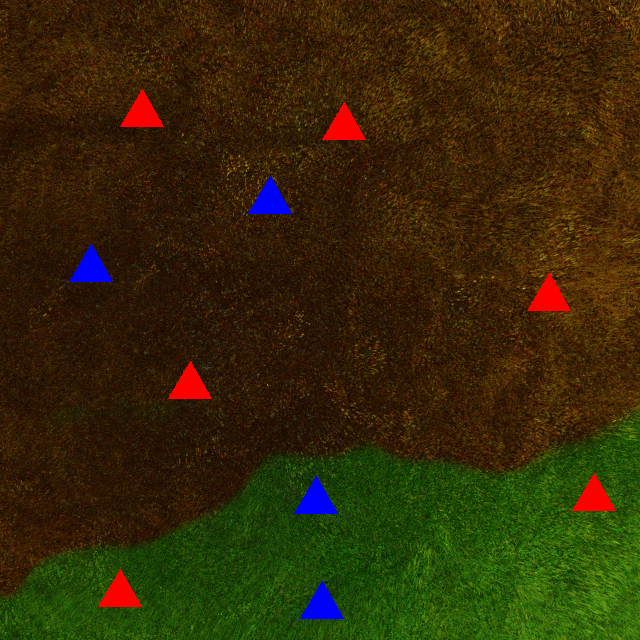
#> input picture 1.png, 640 x 640 px
$ jupyter execute --allow-errors FINAL.ipynb
#> lines starting #> are read from the running program, lines starting #| are printed output that depends on the picture; after the words box and inside, x2 and y2 are one past the last pixel; in counts of white or black regions, pixels touching at a corner belong together; long printed decimals are rounded
#> further down, image is the input picture: shape (640, 640, 3); mean B, G, R 7.3, 41.1, 52.4
#> `mask_red = cv2.inRange(hsv_image, lower_red, upper_red)`:
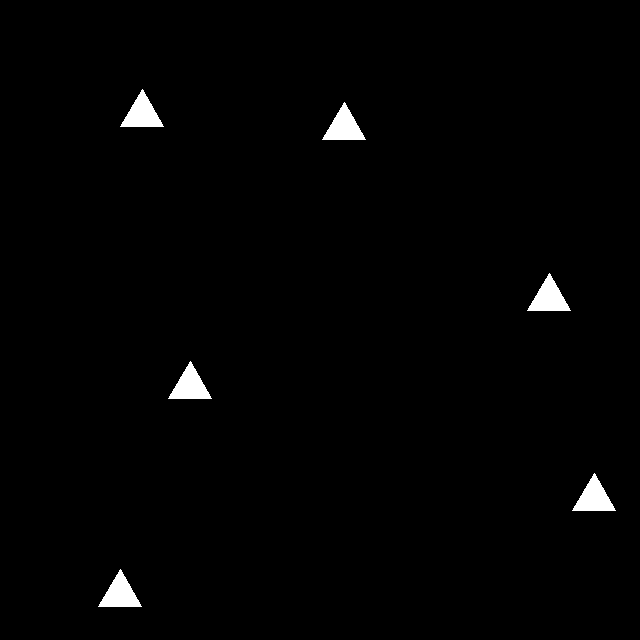
#> mask_red: shape (640, 640); 1.3% white; 6 white regions, box (x1, y1, x2, y2) and area: (120, 89, 164, 127) 855, (322, 102, 366, 140) 855, (527, 273, 571, 311) 855, (168, 361, 212, 399) 855, (572, 473, 616, 511) 855, (98, 569, 142, 607) 855
#> `mask_blue = cv2.inRange(hsv_image, lower_blue, upper_blue)`:
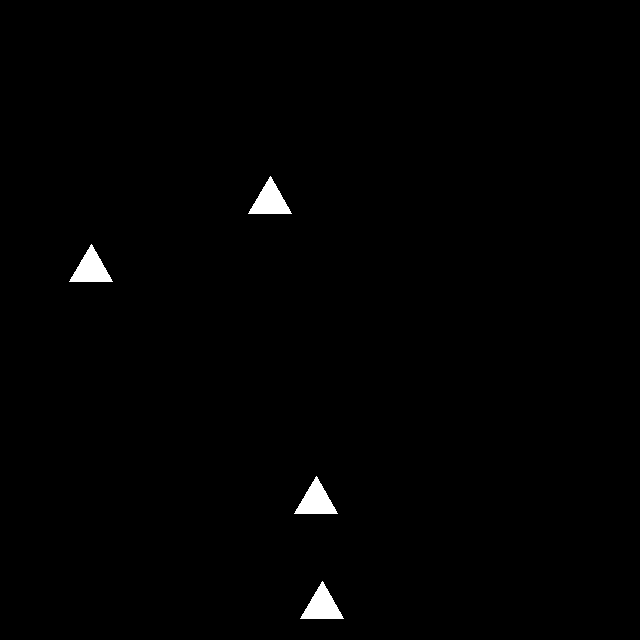
#> mask_blue: shape (640, 640); 0.83% white; 4 white regions, box (x1, y1, x2, y2) and area: (248, 176, 292, 214) 855, (69, 244, 113, 282) 855, (294, 476, 338, 514) 855, (300, 581, 344, 619) 855
#> `mask_brown = cv2.inRange(hsv_image, lower_brown, upper_brown)`:
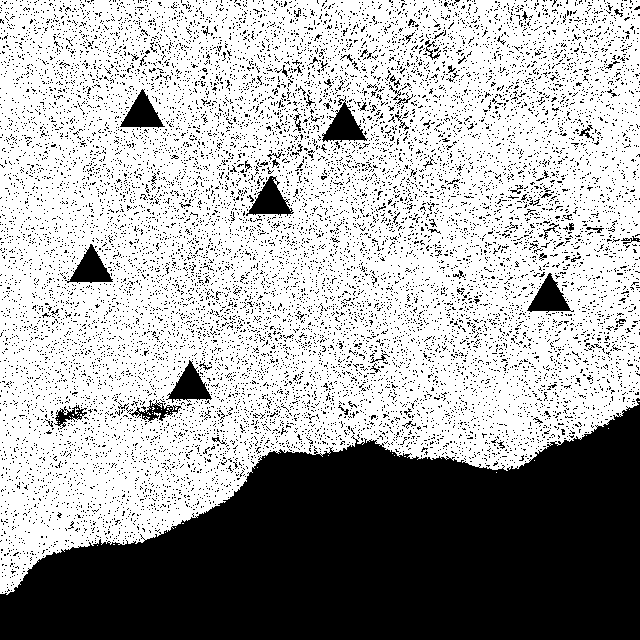
#> mask_brown: shape (640, 640); 66.1% white; 13849 black regions (13770 under 20 px), largest, box (x1, y1, x2, y2) and area: (0, 398, 640, 640) 99689, (322, 96, 368, 142) 936, (246, 176, 294, 216) 920
#> `mask_green = cv2.inRange(hsv_image, lower_green, upper_green)`:
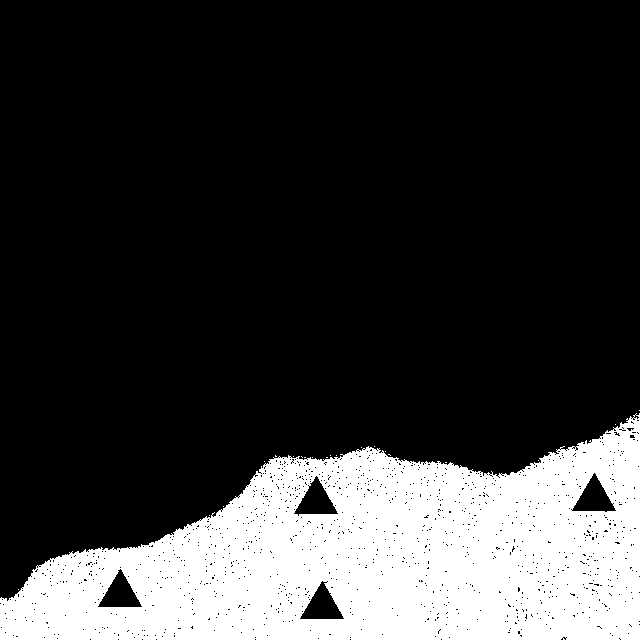
#> mask_green: shape (640, 640); 22.1% white; 21 white regions (20 under 20 px)
[cell 1]
import cv2
import numpy as np

# The paths of all the images
image_paths = ['1.png', '2.png', '3.png', '4.png', '5.png', '6.png', '7.png', '8.png', '9.png', '10.png', '11.png']

[cell 2]
# Ranges for the Masks
lower_red = np.array([0,255,255]) # Range of masks for the red houses
upper_red = np.array([10,255,255])

lower_blue = np.array([100,255,255]) # Range of masks for the blue houses
upper_blue = np.array([140,255,255])

lower_brown = np.array([10, 100, 20]) # Range of masks for the burnt grass
upper_brown = np.array([20, 255, 200])

lower_green = np.array([40, 40, 40]) # Range of masks for the unburnt grass
upper_green = np.array([70, 255, 255])

[cell 3]
# necessary user defined functions
# [5 lines left out: function image_out, not called in this run]

[cell 4]
def count_houses(mask):
    contours, _ = cv2.findContours(mask, cv2.RETR_TREE, cv2.CHAIN_APPROX_SIMPLE)
#> contours = 1299 contours, 1291 with area under 20; largest, box (x1, y1, x2, y2) and area: (0, 413, 640, 640) 94936, (293, 475, 339, 517) 924, (299, 580, 345, 620) 922, (168, 361, 212, 399) 796, (527, 273, 571, 311) 796, (322, 102, 366, 140) 796, (120, 89, 164, 127) 796, (626, 427, 635, 432) 20
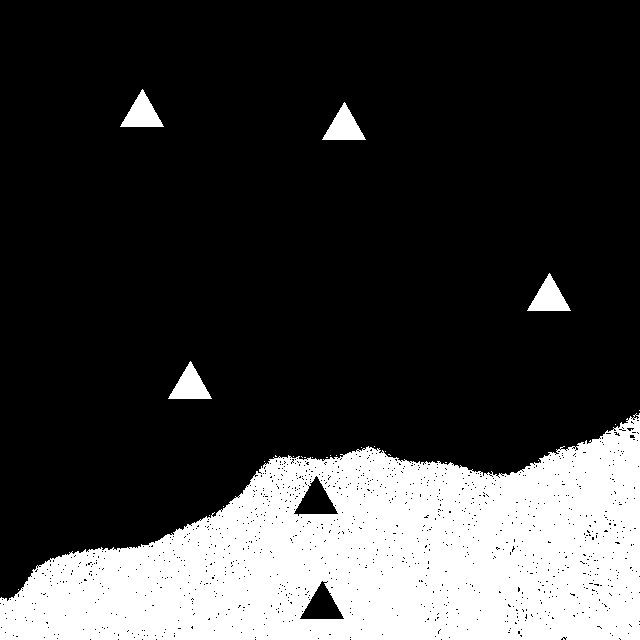
#> mask: shape (640, 640); 23.4% white; 25 white regions (20 under 20 px)
    house_count = 0

    # Loop over the contours to identify triangles
    for contour in contours:
        # Approximate the contour to reduce the number of points
        epsilon = 0.005* cv2.arcLength(contour, True)
        approx = cv2.approxPolyDP(contour, epsilon, True)

        # If the approximated contour has 3 vertices, it's a triangle
        if len(approx) == 3:
            house_count += 1
#> this loop made 1299 passes
#> (epsilon, approx) on passes 1 to 8: (0, [[18, 589]]), (0, [[209, 515]]), (0, [[223, 506]]), (0.01, [[445, 462], [446, 462]]), (0, [[264, 461]]), (0, [[538, 460]]), (0.01, [[326, 457], [327, 457]]), (0, [[312, 457]])
#> after the loop, house_count = 5

    return house_count

[cell 5]
# Some other constants

results = [] # list in which all the final results will be stored
image_counter = 1 # this variable keeps track of which image is being processed

#> (a cell that did not finish here is left out)

#> in count_houses (call 2), `contours, _ = cv2.findContours(mask, cv2.RETR_TREE, cv2.CHAIN_APPROX_S..`: contours = 17797 contours, 17672 with area under 20; largest, box (x1, y1, x2, y2) and area: (0, 0, 640, 595) 308378, (245, 175, 295, 217) 974, (66, 243, 114, 284) 938, (98, 569, 142, 607) 796, (572, 473, 616, 511) 796
#> in count_houses (call 2), `contours, _ = cv2.findContours(mask, cv2.RETR_TREE, cv2.CHAIN_APPROX_S..`:
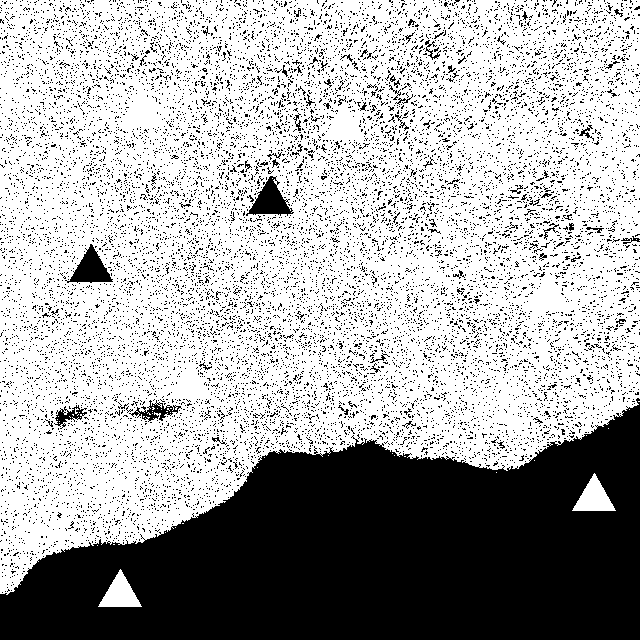
#> mask: shape (640, 640); 67.4% white; 13903 black regions (13827 under 20 px)
#> the loop in count_houses (call 2), `for contour in contours:` made 17797 passes
#> (epsilon, approx) on passes 1 to 8: (0.674, [[120, 569], [98, 606], [141, 606]]), (0, [[97, 545]]), (0.01, [[113, 544], [114, 544]]), (0, [[165, 532]]), (0, [[175, 527]]), (0.01, [[182, 523], [183, 523]]), (0.674, [[594, 473], [572, 510], [615, 510]]), (0, [[496, 472]])
#> after the loop in count_houses (call 2), `for contour in contours:`: house_count = 4

    blue_b = count_houses(mask_blue + mask_green)
#> in count_houses (call 3), `contours, _ = cv2.findContours(mask, cv2.RETR_TREE, cv2.CHAIN_APPROX_S..`: contours = 1301 contours, 1295 with area under 20; largest, box (x1, y1, x2, y2) and area: (0, 413, 640, 640) 94936, (97, 568, 143, 608) 917, (571, 472, 617, 513) 916, (69, 244, 113, 282) 796, (248, 176, 292, 214) 796, (626, 427, 635, 432) 20
#> in count_houses (call 3), `contours, _ = cv2.findContours(mask, cv2.RETR_TREE, cv2.CHAIN_APPROX_S..`:
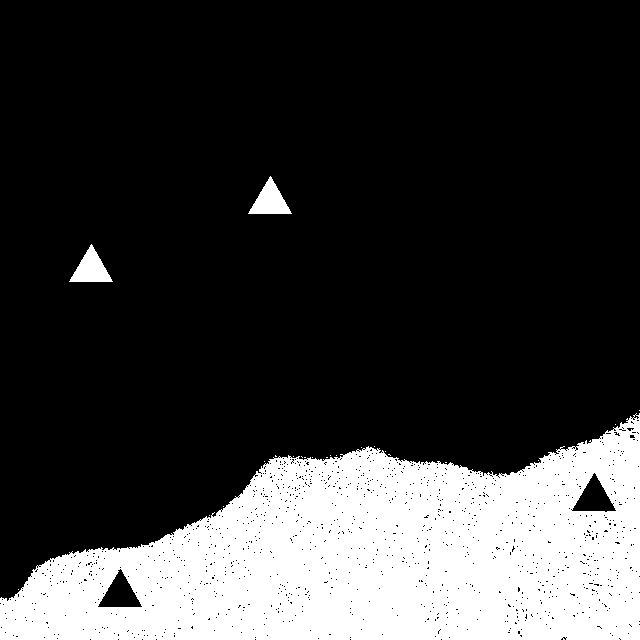
#> mask: shape (640, 640); 23% white; 23 white regions (20 under 20 px)
#> the loop in count_houses (call 3), `for contour in contours:` made 1301 passes
#> after the loop in count_houses (call 3), `for contour in contours:`: house_count = 3
    blue_ub  = blue_b = count_houses(mask_blue + mask_brown)
#> in count_houses (call 4), `contours, _ = cv2.findContours(mask, cv2.RETR_TREE, cv2.CHAIN_APPROX_S..`: contours = 17773 contours, 17645 with area under 20; largest, box (x1, y1, x2, y2) and area: (0, 0, 640, 595) 308378, (321, 101, 368, 143) 968, (167, 359, 213, 404) 954, (526, 272, 572, 313) 932, (119, 88, 166, 129) 924
#> in count_houses (call 4), `contours, _ = cv2.findContours(mask, cv2.RETR_TREE, cv2.CHAIN_APPROX_S..`:
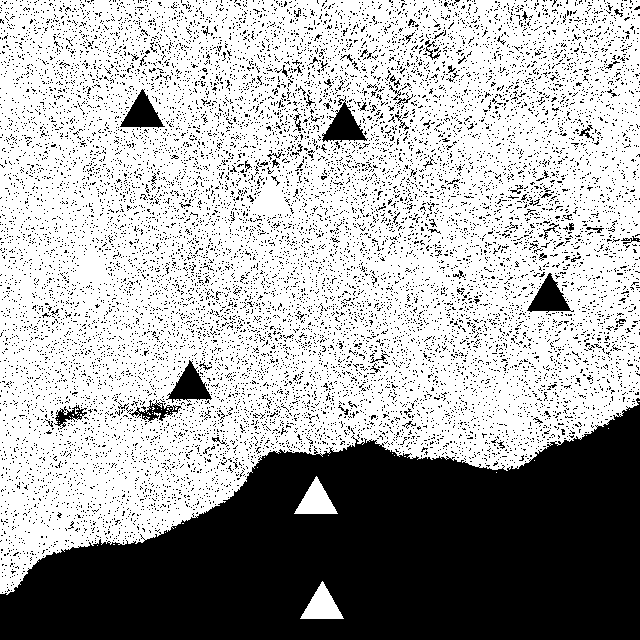
#> mask: shape (640, 640); 67% white; 13876 black regions (13798 under 20 px), largest, box (x1, y1, x2, y2) and area: (0, 398, 640, 640) 97979, (322, 96, 368, 142) 936, (166, 360, 212, 403) 897
#> the loop in count_houses (call 4), `for contour in contours:` made 17773 passes
#> after the loop in count_houses (call 4), `for contour in contours:`: house_count = 4
#> `n_house = [red_b+blue_b,red_ub+blue_ub]`: n_house = [9, 8]
#> `priority_b = 1*red_b + 2*blue_b`: priority_b = 13
#> `priority_ub = 1*red_ub + 2*blue_ub`: priority_ub = 12
#> `ratio = priority_b/priority_ub`: ratio = 1.08
#> `output_image[mask_brown != 0] = [13, 218, 253]`:
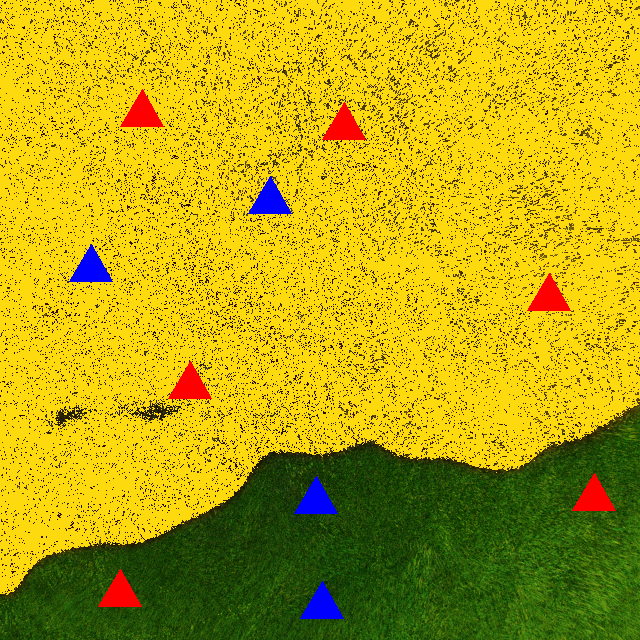
#> output_image: shape (640, 640, 3); mean B, G, R 12.9, 165.8, 184.3
#> `output_image[mask_green != 0] = [255, 255, 0]`:
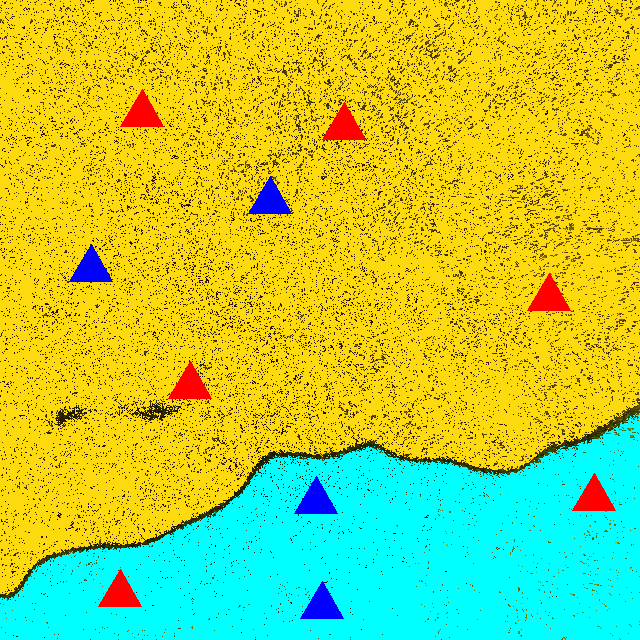
#> output_image: shape (640, 640, 3); mean B, G, R 67.9, 204.8, 176.3
#> pass 2 of the loop `for path in image_paths:`:
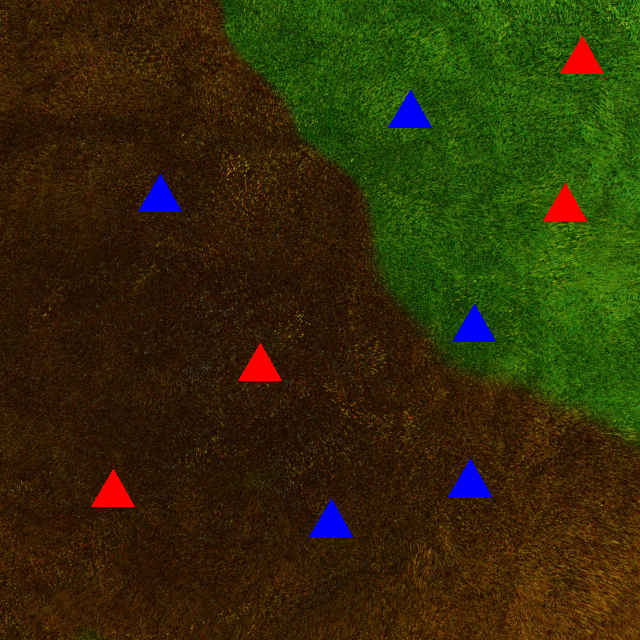
#> input picture 2.png, 640 x 640 px
#> image is the input picture: shape (640, 640, 3); mean B, G, R 8.1, 44.6, 49.8
#> `mask_red = cv2.inRange(hsv_image, lower_red, upper_red)`:
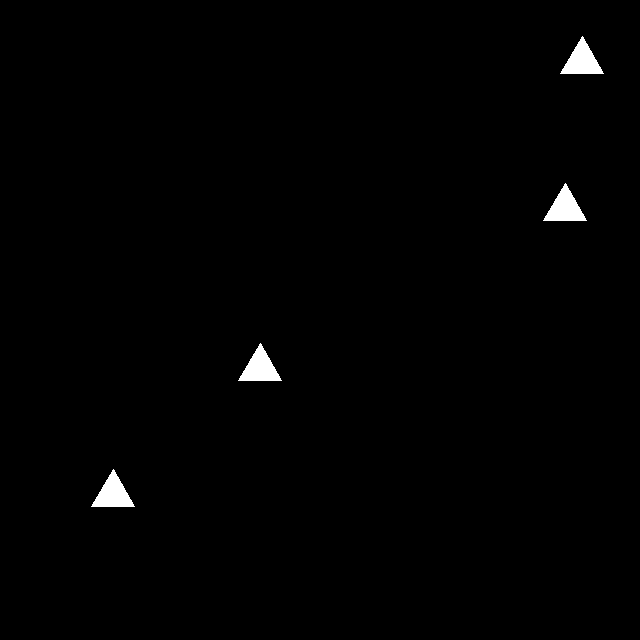
#> mask_red: shape (640, 640); 0.83% white; 4 white regions, box (x1, y1, x2, y2) and area: (560, 36, 604, 74) 855, (543, 183, 587, 221) 855, (238, 343, 282, 381) 855, (91, 469, 135, 507) 855
#> contours = 1259 contours, 1252 with area under 20; largest, box (x1, y1, x2, y2) and area: (220, 0, 640, 440) 116076, (387, 89, 433, 129) 921, (451, 303, 497, 344) 918, (91, 469, 135, 507) 796, (238, 343, 282, 381) 796, (551, 279, 559, 286) 26, (557, 285, 565, 291) 20
#> red_b = 2
#> contours = 15820 contours, 15763 with area under 20; largest, box (x1, y1, x2, y2) and area: (0, 0, 640, 640) 285521, (133, 173, 183, 216) 963, (308, 498, 354, 539) 946, (447, 457, 493, 500) 944, (543, 183, 587, 221) 796
#> `output_image[mask_green != 0] = [255, 255, 0]`:
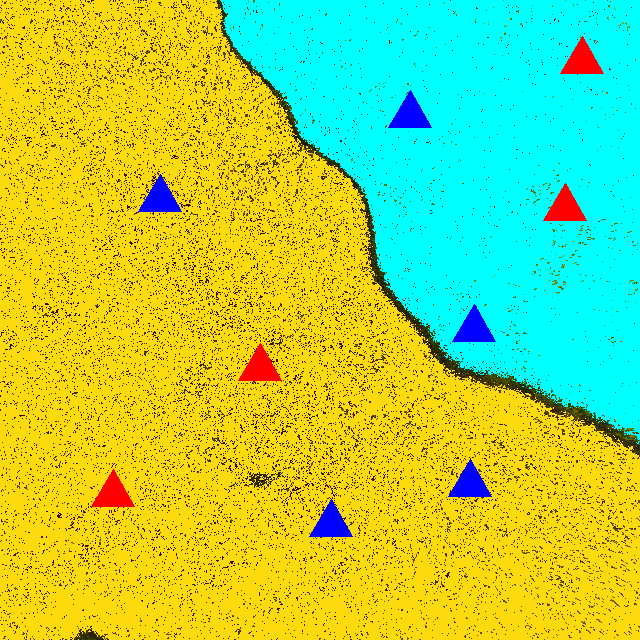
#> output_image: shape (640, 640, 3); mean B, G, R 80.9, 209.2, 165
#> pass 3 of the loop `for path in image_paths:`:
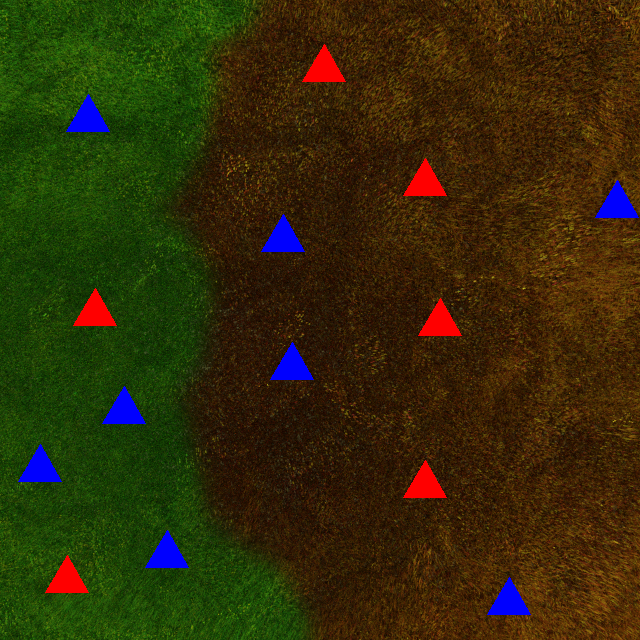
#> input picture 3.png, 640 x 640 px
#> image is the input picture: shape (640, 640, 3); mean B, G, R 9.4, 44, 50.8
#> `output_image[mask_green != 0] = [255, 255, 0]`:
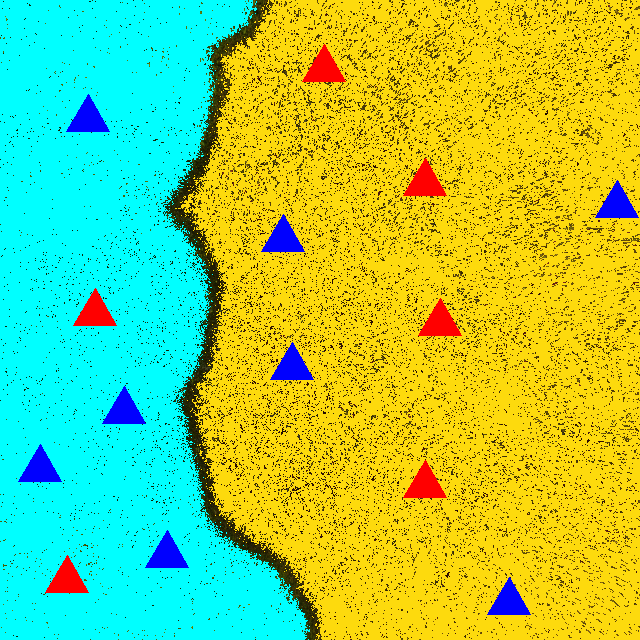
#> output_image: shape (640, 640, 3); mean B, G, R 92.5, 205.6, 149.2

    n_house = [red_b+blue_b,red_ub+blue_ub]

    priority_b = 1*red_b + 2*blue_b
    priority_ub = 1*red_ub + 2*blue_ub

    ratio = priority_b/priority_ub

    results.append([f'image {image_counter}', n_house, [priority_b, priority_ub], ratio])
    image_counter += 1

    output_image = image.copy()
    output_image[mask_brown != 0] = [13, 218, 253]  # Overlay burnt grass in yellow
    output_image[mask_green != 0] = [255, 255, 0]  # Overlay unburnt grass in cyan
    output_image_path = path.split('.')[0] + '_output.png'
    cv2.imwrite(output_image_path, output_image)

[cell 7]
n_houses = [i[1] for i in results]
priority_houses = [i[2] for i in results]
priority_ratio = [i[3] for i in results]

priority_dict = {x[0]:x[3] for x in results}
sorted_dict = {k: v for k, v in sorted(priority_dict.items(), key=lambda item: item[1])}
image_by_rescue_ratio = [k for k in sorted_dict]

print(f'''
Number of Houses in Burnt and Unburnt grass in each image:
{n_houses}
Priority of Houses in Burnt and Unburnt grass in each image:
{priority_houses}
Priority Ratio of Houses in Burnt and Unburnt grass in each image:
{priority_ratio}
Images by descending order of priority:
{image_by_rescue_ratio}
''')
#| Number of Houses in Burnt and Unburnt grass in each image:
#| [[9, 8], [7, 10], [15, 18], [5, 4]]
#| Priority of Houses in Burnt and Unburnt grass in each image:
#| [[13, 12], [12, 15], [25, 28], [8, 7]]
#| Priority Ratio of Houses in Burnt and Unburnt grass in each image:
#| [1.083, 0.8, 0.8929, 1.143]
#> (further printed lines are left out)
